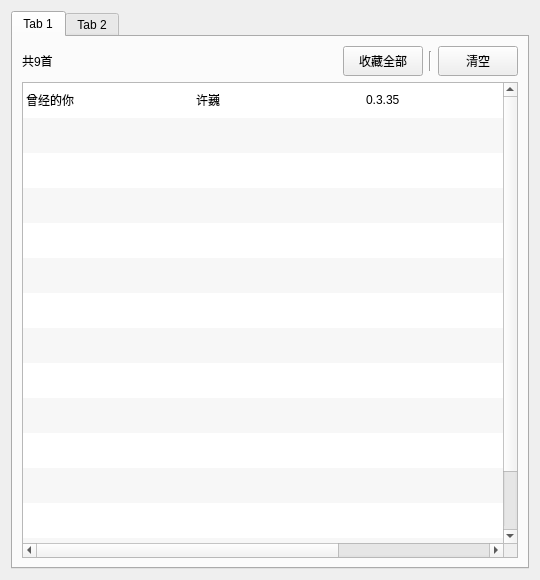
<?xml version="1.0" encoding="UTF-8"?>
<ui version="4.0">
 <class>widget</class>
 <widget class="QWidget" name="widget">
  <property name="geometry">
   <rect>
    <x>0</x>
    <y>0</y>
    <width>540</width>
    <height>580</height>
   </rect>
  </property>
  <property name="windowTitle">
   <string>Form</string>
  </property>
  <layout class="QHBoxLayout" name="vly_mainLayout">
   <item>
    <widget class="QTabWidget" name="music_tabWidget">
     <property name="currentIndex">
      <number>0</number>
     </property>
     <widget class="QWidget" name="tab">
      <attribute name="title">
       <string>Tab 1</string>
      </attribute>
      <layout class="QVBoxLayout" name="verticalLayout">
       <item>
        <layout class="QHBoxLayout" name="horizontalLayout_2">
         <item>
          <widget class="QLabel" name="label">
           <property name="minimumSize">
            <size>
             <width>0</width>
             <height>30</height>
            </size>
           </property>
           <property name="maximumSize">
            <size>
             <width>16777215</width>
             <height>30</height>
            </size>
           </property>
           <property name="text">
            <string>共9首</string>
           </property>
          </widget>
         </item>
         <item>
          <spacer name="horizontalSpacer">
           <property name="orientation">
            <enum>Qt::Horizontal</enum>
           </property>
           <property name="sizeHint" stdset="0">
            <size>
             <width>40</width>
             <height>20</height>
            </size>
           </property>
          </spacer>
         </item>
         <item>
          <widget class="QPushButton" name="pushButton_2">
           <property name="minimumSize">
            <size>
             <width>0</width>
             <height>30</height>
            </size>
           </property>
           <property name="layoutDirection">
            <enum>Qt::RightToLeft</enum>
           </property>
           <property name="text">
            <string>收藏全部</string>
           </property>
          </widget>
         </item>
         <item>
          <widget class="Line" name="line">
           <property name="maximumSize">
            <size>
             <width>16777215</width>
             <height>20</height>
            </size>
           </property>
           <property name="orientation">
            <enum>Qt::Vertical</enum>
           </property>
          </widget>
         </item>
         <item>
          <widget class="QPushButton" name="pushButton">
           <property name="minimumSize">
            <size>
             <width>0</width>
             <height>30</height>
            </size>
           </property>
           <property name="text">
            <string>清空</string>
           </property>
          </widget>
         </item>
        </layout>
       </item>
       <item>
        <widget class="QTableWidget" name="music_table">
         <property name="layoutDirection">
          <enum>Qt::LeftToRight</enum>
         </property>
         <property name="autoFillBackground">
          <bool>true</bool>
         </property>
         <property name="editTriggers">
          <set>QAbstractItemView::NoEditTriggers</set>
         </property>
         <property name="alternatingRowColors">
          <bool>true</bool>
         </property>
         <property name="selectionMode">
          <enum>QAbstractItemView::SingleSelection</enum>
         </property>
         <property name="selectionBehavior">
          <enum>QAbstractItemView::SelectRows</enum>
         </property>
         <property name="showGrid">
          <bool>false</bool>
         </property>
         <property name="gridStyle">
          <enum>Qt::NoPen</enum>
         </property>
         <property name="rowCount">
          <number>15</number>
         </property>
         <attribute name="horizontalHeaderVisible">
          <bool>false</bool>
         </attribute>
         <attribute name="horizontalHeaderDefaultSectionSize">
          <number>170</number>
         </attribute>
         <attribute name="horizontalHeaderMinimumSectionSize">
          <number>50</number>
         </attribute>
         <attribute name="horizontalHeaderStretchLastSection">
          <bool>true</bool>
         </attribute>
         <attribute name="verticalHeaderVisible">
          <bool>false</bool>
         </attribute>
         <attribute name="verticalHeaderDefaultSectionSize">
          <number>35</number>
         </attribute>
         <attribute name="verticalHeaderMinimumSectionSize">
          <number>35</number>
         </attribute>
         <attribute name="verticalHeaderShowSortIndicator" stdset="0">
          <bool>false</bool>
         </attribute>
         <row/>
         <row/>
         <row/>
         <row/>
         <row/>
         <row/>
         <row/>
         <row/>
         <row/>
         <row/>
         <row/>
         <row/>
         <row/>
         <row/>
         <row/>
         <column>
          <property name="text">
           <string>歌曲名称</string>
          </property>
         </column>
         <column>
          <property name="text">
           <string>歌手</string>
          </property>
         </column>
         <column>
          <property name="text">
           <string>时长</string>
          </property>
         </column>
         <item row="0" column="0">
          <property name="text">
           <string>曾经的你</string>
          </property>
         </item>
         <item row="0" column="1">
          <property name="text">
           <string>许巍</string>
          </property>
         </item>
         <item row="0" column="2">
          <property name="text">
           <string>0.3.35</string>
          </property>
         </item>
        </widget>
       </item>
      </layout>
     </widget>
     <widget class="QWidget" name="tab_2">
      <attribute name="title">
       <string>Tab 2</string>
      </attribute>
     </widget>
    </widget>
   </item>
  </layout>
 </widget>
 <resources>
  <include location="C:/Users/Acer/.designer/backup/res.qrc"/>
 </resources>
 <connections/>
</ui>
